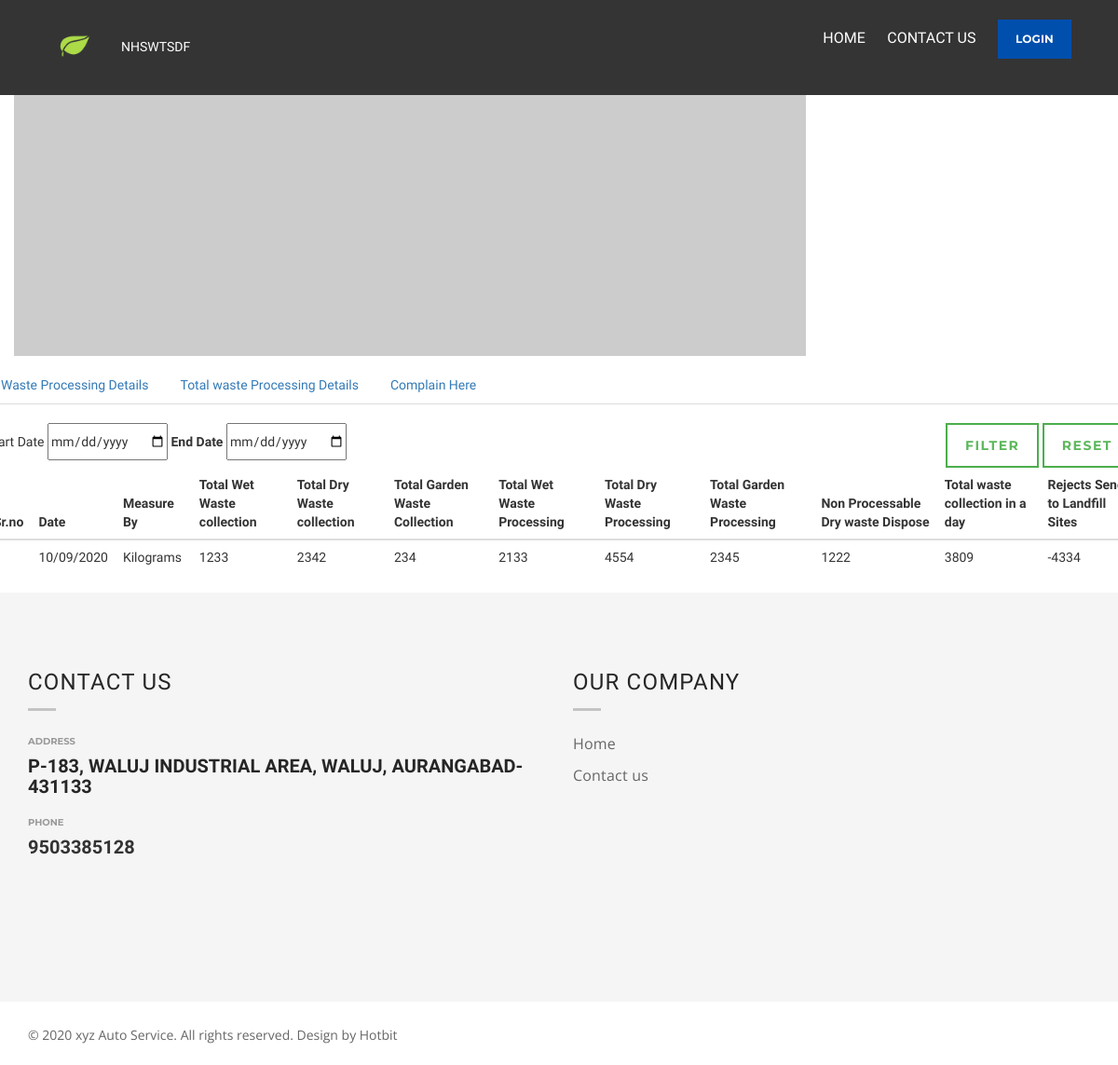
The page /index.php/website_home/account_details on the database its author committed.
### tables this page shows
CREATE TABLE `waste_processing` (
  `processing_id` int(11) NOT NULL,
  `measurement` enum('Kilograms','Pounds','Ounces','Grams','Stones') NOT NULL,
  `total_wet_waste_collection` double NOT NULL,
  `total_dry_waste_collection` double NOT NULL,
  `total_garden_waste_collection` double NOT NULL,
  `total_wet_waste_processing` double NOT NULL,
  `total_dry_waste_processing` double NOT NULL,
  `total_garden_waste_processing` double NOT NULL,
  `non_processable_dry_waste_dispose` double NOT NULL,
  `rejects_send_landfill_sites` double NOT NULL,
  `processing_status` enum('Active','Inactive','Delete') NOT NULL,
  `processing_create_dt` datetime NOT NULL DEFAULT current_timestamp()
);

### application/controllers/Website_home.php (called while the page is built, shortened)
<?php
    class Website_home extends CI_Controller {
        public function account_details()
        {
            $this->db->select_sum('total_wet_waste_collection');
            $data['totalwet_waste'] = $this->db->get('waste_processing')->row();
            $this->db->select_sum('total_dry_waste_collection');
            $data['totaldry_waste'] = $this->db->get('waste_processing')->row();
            $this->db->select_sum('total_garden_waste_collection');
            $data['totalgarden_waste'] = $this->db->get('waste_processing')->row();
            $this->db->select_sum('total_wet_waste_processing');
            $data['totalwet_process'] = $this->db->get('waste_processing')->row();
            $this->db->select_sum('total_dry_waste_processing');
            $data['totaldry_process'] = $this->db->get('waste_processing')->row();
            $this->db->select_sum('total_garden_waste_processing');
            $data['totalgarden_process'] = $this->db->get('waste_processing')->row();
            $this->load->view('website/account',$data);
        }
    }
?>

### index.php (called while the page is built, shortened)
<?php
require_once BASEPATH.'core/CodeIgniter.php';

### application/helpers/admin_helper.php (called while the page is built, shortened)
<?php
	function GetWasteCollection($startdate,$enddata){
		$CI = &get_instance();
		$CI->db->select('total_wet_waste_collection as wc,total_dry_waste_collection as dc,total_garden_waste_collection as gc,total_wet_waste_processing as wp,total_dry_waste_processing as dp,total_garden_waste_processing as gp,	non_processable_dry_waste_dispose as dispose,rejects_send_landfill_sites as landfill,measurement,CONCAT(total_wet_waste_collection+total_dry_waste_collection+total_garden_waste_collection) as total_waste_collection,DATE_FORMAT(processing_create_dt, "%m/%d/%Y") AS processing_create_dt');
		$CI->db->from('waste_processing');
		$query = $CI->db->get();
		if($query->num_rows() > 0){
			return $query->result_array();
		} else {
			return false;
		}
	}
?>

### application/views/website/account.php (the view, shortened to what this page needs)
<?php $this->load->view('website/header'); ?>
<?php if(!empty($_GET)){
          $startdate = $_GET['startdate'];
          $enddata = $_GET['enddata'];
      } else {
          $startdate = '';
          $enddata = '';
      }
  ?>
          <div class="container">
            <div class="row">
              <div class="col-12">
                <div class="card">
                  <div class="card-body">
                    <div class="card-title mb-4">
                      <div class="d-flex justify-content-start">
                        <div class="fb-profile">
                          <img align="left" class="fb-image-lg" src="http://lorempixel.com/850/280/nightlife/5/" alt="Profile image example"/>
                          </div>
                        </div>
                      </div>
                    </div>
                  </div>
                </div>
              </div>
            </div>
            <div class="row">
              <div class="col-12">
                <ul class="nav nav-tabs mb-4" id="myTab" role="tablist">
                  <li class="nav-item">
                    <a class="nav-link active" id="basicInfo-tab" data-toggle="tab" href="#basicInfo" role="tab" aria-controls="basicInfo" aria-selected="true">Waste Processing Details</a>
                  </li>
                  <li class="nav-item">
                    <a class="nav-link" id="connectedServices-tab" data-toggle="tab" href="#connectedServices" role="tab" aria-controls="connectedServices" aria-selected="false">Total waste Processing Details</a>
                  </li>
                  <li class="nav-item">
                    <a class="nav-link" id="complain-box" data-toggle="tab" href="#complainBox" role="tab" aria-controls="connectedServices" aria-selected="false">Complain Here</a>
                  </li>
                </ul>
                <div class="tab-content ml-1" id="myTabContent" style="padding-top:20px;">
                  <div class="tab-pane active "  id="basicInfo" role="tabpanel" aria-labelledby="basicInfo-tab">
                  <form id="filter">
                    <div class="d-flex">
                    <div>
                      <lebel>Start Date</lebel>
                      <input type="date" name="startdate" id="startdate" value="<?=$startdate;?>">
                      <label>End Date</label>
                      <input type="date" name="enddata" id="enddata" value="<?=$enddata;?>">
                          </div>
                    <div>
                      <button class="btn btn-success" type="submit">Filter</button>
                      <button class="btn btn-success" onclick="resetform();">Reset</button>
                    </div>
                    </div>
                  </form>
                    <table class="table">
                    <thead>
                    <tr>
                      <th>Sr.no</th>
                      <th>Date</th>
                      <th>Measure By</th>
                      <th>Total Wet Waste collection</th>
                      <th>Total Dry Waste collection</th>
                      <th>Total Garden Waste Collection</th>
                      <th>Total Wet Waste Processing</th>
                      <th>Total Dry Waste Processing</th>
                      <th>Total Garden Waste Processing</th>
                      <th>Non Processable Dry waste Dispose</th>
                      <th>Total waste collection in a day</th>
                      <th>Rejects Send to Landfill Sites</th>
                    </tr>
                  </thead>
                  <tbody id="waste_tdbody">
                    <?php
                          $waste_processing = GetWasteCollection($startdate,$enddata);
                          if($waste_processing){
                            $i = 1;
                            foreach($waste_processing as $value) {
                    ?>
                    <tr id="">
                      <td><?=$i;?></td>
                      <td><?=$value['processing_create_dt'];?></td>
                      <td><?=$value['measurement'];?></td>
                      <td><?=$value['wc'];?></td>
                      <td><?=$value['dc'];?></td>
                      <td><?=$value['gc'];?></td>
                      <td><?=$value['wp'];?></td>
                      <td><?=$value['dp'];?></td>
                      <td><?=$value['gp'];?></td>
                      <td><?=$value['dispose'];?></td>
                      <td><?=$value['total_waste_collection'];?></td>
                      <td><?=$value['landfill'];?></td>
                    </tr>
                    <?php $i++; }} else { ?>
                    <tr>
                      <td colspan="14"> No Record Found! </td>
                    </tr>
                    <?php } ?>
                  </tbody>
                    </table>
                  </div>
                </div>
              </div>
            </div>
          </div>
<?php $this->load->view('website/footer'); ?>

### application/views/website/header.php (shortened to what this page needs)
<!DOCTYPE html>
<html class="no-js" lang="en">
<head lang="en">
    <link rel="stylesheet" type="text/css" href="<?=base_url('assets/website/'); ?>assets/css/bootstrap.css">
    <link rel="stylesheet" type="text/css" href="<?=base_url('assets/website/'); ?>assets/css/style.css">
</head>
<body class="cssAnimate">
    <div id="ct-js-wrapper" class="ct-pageWrapper">
        <header class="ct-mainHeader" id="MainHeader">
            <nav class="navbar ct-u-backgroundLightGray hidden-xs">
                <div class="container ct-navbar-container">
                    <div class="row">
                    <div class="col-md-4">
                    <div class="flex">
                    <div class="logo">
                    <img src="<?=base_url(); ?>assets/admin/img/logo.png" alt="Nifty Logo" class="brand-icon">
                    </div>
                            <div class="brand-title">
                                <span class="brand-text">NHSWTSDF</span>
                            </div>
                    </div>
                    </div>
                    <div class="col-md-8">
                    <div class="pull-right">
                    <ul class="navbar-left ct-u-paddingBoth20 ">
                            <li class="active"><a href="<?=base_url('/');?>"><span>Home</span></a></li>
                            <?php $session = $this->session->userdata('web_login');if(!empty($session)){?>
                            <li><a href="<?=base_url('Account-details');?>"><span>Account</span></a></li>
                            <?php }?>
                            <li><a href="<?=base_url('Contact-us');?>"><span>Contact us</span></a></li>
                            <?php if(empty($session)) { ?>
                                  <li>   <a href="<?=base_url('Login');?>" class="btn btn-accent">
                                        Login
                                    </a></li>
                                    <?php } else { ?>
                                        <li>  <a href="<?=base_url('Logout');?>" class="btn btn-accent">
                                        Logout
                                    </a></li>
                                    <?php } ?>
                        </ul>
                        </div>
                    </div>
                    </div>
                </div>
            </nav>
        </header>

### application/views/website/footer.php (shortened to what this page needs)
    <footer>
      <div class="ct-prefooter ct-u-backgroundGray ct-u-paddingBoth70">
        <div class="container">
          <div class="row">
            <div class="col-lg-6 ">
              <div class="widget ct-widget-contact">
                <h3 class="ct-widget-header text-uppercase ct-fw-400">Contact us</h3>
                <h6>Address</h6>
                <h4>P-183, Waluj Industrial Area, Waluj, Aurangabad-431133</h4>
                <h6>Phone</h6>
                <a href="#" class="ct-u-colorLightBlack"><h4>9503385128</h4></a>
              </div>
            </div>
            <div class="col-lg-6">
                            <div class="widget ct-widget-services">
                                <h3 class="ct-widget-header text-uppercase ct-fw-400">Our company</h3>
                                <ul>
                                    <li><a href="<?=base_url('/');?>">Home</a></li>
                                    <li><a href="<?=base_url('Contact-us');?>">Contact us</a></li>
                                </ul>
                            </div>
                        </div>
          </div>
        </div>
      </div>
      <div class="ct-postfooter container ct-u-paddingBoth20">
        <div class="row">
          <div class="col-lg-9 col-md-6 ct-copyright">
            <p>© 2020 xyz Auto Service. All rights reserved. Design by <a
              href="#" target="_blank">Hotbit</a>
            </p>
          </div>
        </div>
      </div>
    </footer>
</body>
</html>

### application/views/website/header.php (style rules this page uses)
.flex { display: flex; color: #fff; justify-content: flex-start; align-items: center; flex-direction: row; }
.logo > img { height: 100px; }

### application/views/website/account.php (style rules this page uses)
.d-flex { display: flex; justify-content: space-between; }
.fb-profile img.fb-image-lg { z-index: 0; width: 100%; margin-bottom: 10px; }

### rows shown on the page
waste_processing: processing_create_dt "10/09/2020", measurement "Kilograms", total_wet_waste_collection "1233", total_dry_waste_collection "2342", total_garden_waste_collection "234", total_wet_waste_processing "2133", total_dry_waste_processing "4554", total_garden_waste_processing "2345", non_processable_dry_waste_dispose "1222", total_waste_collection "3809", rejects_send_landfill_sites "-4334"
